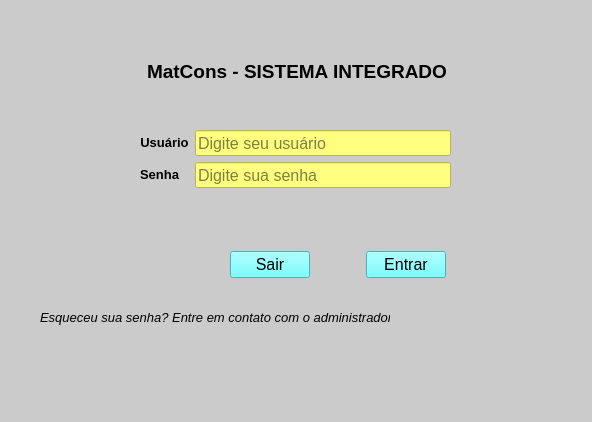
<?xml version="1.0" encoding="UTF-8"?>
<ui version="4.0">
 <class>p_login</class>
 <widget class="QWidget" name="p_login">
  <property name="geometry">
   <rect>
    <x>0</x>
    <y>0</y>
    <width>592</width>
    <height>422</height>
   </rect>
  </property>
  <property name="windowTitle">
   <string>Tela Login</string>
  </property>
  <property name="styleSheet">
   <string notr="true">background-color: rgb(203, 203, 203);</string>
  </property>
  <widget class="QLabel" name="label">
   <property name="geometry">
    <rect>
     <x>140</x>
     <y>60</y>
     <width>314</width>
     <height>23</height>
    </rect>
   </property>
   <property name="text">
    <string>&lt;html&gt;&lt;head/&gt;&lt;body&gt;&lt;p align=&quot;center&quot;&gt;&lt;span style=&quot; font-size:14pt; font-weight:600;&quot;&gt;MatCons - SISTEMA INTEGRADO&lt;/span&gt;&lt;/p&gt;&lt;/body&gt;&lt;/html&gt;</string>
   </property>
  </widget>
  <widget class="QLabel" name="l_lembrete">
   <property name="geometry">
    <rect>
     <x>40</x>
     <y>310</y>
     <width>350</width>
     <height>16</height>
    </rect>
   </property>
   <property name="font">
    <font>
     <pointsize>12</pointsize>
    </font>
   </property>
   <property name="text">
    <string>&lt;html&gt;&lt;head/&gt;&lt;body&gt;&lt;p&gt;&lt;span style=&quot; font-size:10pt; font-style:italic;&quot;&gt;Esqueceu sua senha? Entre em contato com o administrador.&lt;/span&gt;&lt;/p&gt;&lt;/body&gt;&lt;/html&gt;</string>
   </property>
  </widget>
  <widget class="QWidget" name="formLayoutWidget">
   <property name="geometry">
    <rect>
     <x>140</x>
     <y>130</y>
     <width>311</width>
     <height>58</height>
    </rect>
   </property>
   <layout class="QFormLayout" name="formLayout">
    <item row="0" column="0">
     <widget class="QLabel" name="label_2">
      <property name="font">
       <font>
        <pointsize>12</pointsize>
        <weight>75</weight>
        <bold>true</bold>
       </font>
      </property>
      <property name="text">
       <string>&lt;html&gt;&lt;head/&gt;&lt;body&gt;&lt;p align=&quot;center&quot;&gt;&lt;span style=&quot; font-size:10pt;&quot;&gt;Usuário&lt;/span&gt;&lt;/p&gt;&lt;/body&gt;&lt;/html&gt;</string>
      </property>
     </widget>
    </item>
    <item row="0" column="1">
     <widget class="QLineEdit" name="campUser">
      <property name="font">
       <font>
        <pointsize>12</pointsize>
       </font>
      </property>
      <property name="styleSheet">
       <string notr="true">background-color: rgb(255, 255, 127);</string>
      </property>
      <property name="placeholderText">
       <string>Digite seu usuário</string>
      </property>
     </widget>
    </item>
    <item row="1" column="0">
     <widget class="QLabel" name="label_3">
      <property name="font">
       <font>
        <pointsize>12</pointsize>
        <weight>75</weight>
        <bold>true</bold>
       </font>
      </property>
      <property name="text">
       <string>&lt;html&gt;&lt;head/&gt;&lt;body&gt;&lt;p&gt;&lt;span style=&quot; font-size:10pt;&quot;&gt;Senha&lt;/span&gt;&lt;/p&gt;&lt;/body&gt;&lt;/html&gt;</string>
      </property>
     </widget>
    </item>
    <item row="1" column="1">
     <widget class="QLineEdit" name="campPassw">
      <property name="font">
       <font>
        <pointsize>12</pointsize>
       </font>
      </property>
      <property name="styleSheet">
       <string notr="true">background-color: rgb(255, 255, 127);</string>
      </property>
      <property name="echoMode">
       <enum>QLineEdit::Password</enum>
      </property>
      <property name="placeholderText">
       <string>Digite sua senha</string>
      </property>
     </widget>
    </item>
   </layout>
  </widget>
  <widget class="QWidget" name="gridLayoutWidget">
   <property name="geometry">
    <rect>
     <x>230</x>
     <y>250</y>
     <width>216</width>
     <height>29</height>
    </rect>
   </property>
   <layout class="QGridLayout" name="gridLayout">
    <item row="0" column="2">
     <spacer name="horizontalSpacer_3">
      <property name="orientation">
       <enum>Qt::Horizontal</enum>
      </property>
      <property name="sizeType">
       <enum>QSizePolicy::MinimumExpanding</enum>
      </property>
      <property name="sizeHint" stdset="0">
       <size>
        <width>40</width>
        <height>20</height>
       </size>
      </property>
     </spacer>
    </item>
    <item row="0" column="5">
     <widget class="QPushButton" name="b_entrar">
      <property name="font">
       <font>
        <pointsize>12</pointsize>
       </font>
      </property>
      <property name="styleSheet">
       <string notr="true">background-color: rgb(85, 255, 255);
alternate-background-color: rgb(0, 255, 255);</string>
      </property>
      <property name="text">
       <string>Entrar</string>
      </property>
     </widget>
    </item>
    <item row="0" column="4">
     <spacer name="horizontalSpacer">
      <property name="orientation">
       <enum>Qt::Horizontal</enum>
      </property>
      <property name="sizeType">
       <enum>QSizePolicy::Maximum</enum>
      </property>
      <property name="sizeHint" stdset="0">
       <size>
        <width>40</width>
        <height>20</height>
       </size>
      </property>
     </spacer>
    </item>
    <item row="0" column="3">
     <spacer name="horizontalSpacer_2">
      <property name="orientation">
       <enum>Qt::Horizontal</enum>
      </property>
      <property name="sizeHint" stdset="0">
       <size>
        <width>40</width>
        <height>20</height>
       </size>
      </property>
     </spacer>
    </item>
    <item row="0" column="1">
     <widget class="QPushButton" name="b_sair">
      <property name="font">
       <font>
        <pointsize>12</pointsize>
       </font>
      </property>
      <property name="styleSheet">
       <string notr="true">background-color: rgb(85, 255, 255);
alternate-background-color: rgb(0, 255, 255);</string>
      </property>
      <property name="text">
       <string>Sair</string>
      </property>
     </widget>
    </item>
   </layout>
  </widget>
  <widget class="QLabel" name="l_info">
   <property name="geometry">
    <rect>
     <x>140</x>
     <y>210</y>
     <width>411</width>
     <height>16</height>
    </rect>
   </property>
   <property name="text">
    <string/>
   </property>
  </widget>
 </widget>
 <resources/>
 <connections/>
</ui>
